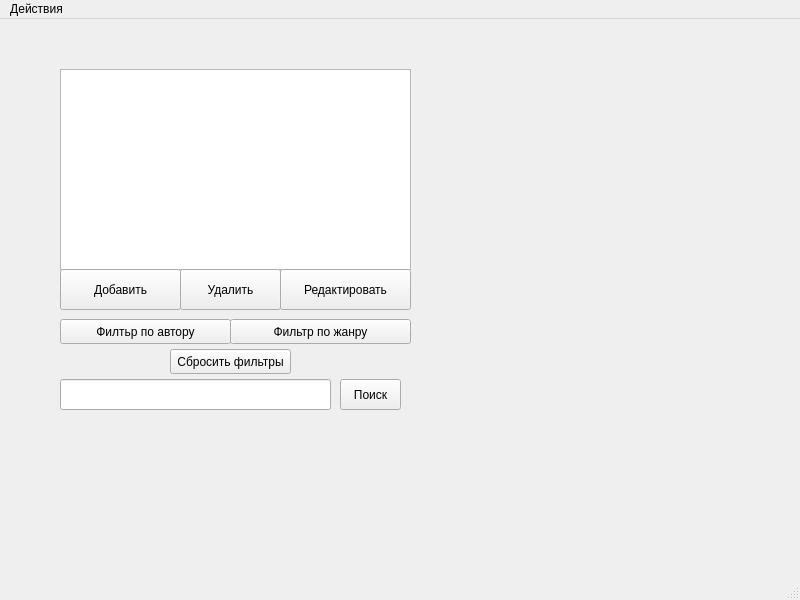
<?xml version="1.0" encoding="UTF-8"?>
<ui version="4.0">
 <class>MainWindow</class>
 <widget class="QMainWindow" name="MainWindow">
  <property name="geometry">
   <rect>
    <x>0</x>
    <y>0</y>
    <width>800</width>
    <height>600</height>
   </rect>
  </property>
  <property name="windowTitle">
   <string>MainWindow</string>
  </property>
  <widget class="QWidget" name="centralwidget">
   <widget class="QTableView" name="tableView">
    <property name="geometry">
     <rect>
      <x>60</x>
      <y>50</y>
      <width>351</width>
      <height>201</height>
     </rect>
    </property>
   </widget>
   <widget class="QPushButton" name="btnAdd">
    <property name="geometry">
     <rect>
      <x>60</x>
      <y>250</y>
      <width>121</width>
      <height>41</height>
     </rect>
    </property>
    <property name="text">
     <string>Добавить</string>
    </property>
   </widget>
   <widget class="QPushButton" name="btnRemove">
    <property name="geometry">
     <rect>
      <x>180</x>
      <y>250</y>
      <width>101</width>
      <height>41</height>
     </rect>
    </property>
    <property name="text">
     <string>Удалить</string>
    </property>
   </widget>
   <widget class="QPushButton" name="btnEdit">
    <property name="geometry">
     <rect>
      <x>280</x>
      <y>250</y>
      <width>131</width>
      <height>41</height>
     </rect>
    </property>
    <property name="text">
     <string>Редактировать</string>
    </property>
   </widget>
   <widget class="QPushButton" name="searchButton">
    <property name="geometry">
     <rect>
      <x>340</x>
      <y>360</y>
      <width>61</width>
      <height>31</height>
     </rect>
    </property>
    <property name="text">
     <string>Поиск</string>
    </property>
   </widget>
   <widget class="QLineEdit" name="searchLineEdit">
    <property name="geometry">
     <rect>
      <x>60</x>
      <y>360</y>
      <width>271</width>
      <height>31</height>
     </rect>
    </property>
   </widget>
   <widget class="QPushButton" name="btnFilterAuthor">
    <property name="geometry">
     <rect>
      <x>60</x>
      <y>300</y>
      <width>171</width>
      <height>25</height>
     </rect>
    </property>
    <property name="text">
     <string>Филтьр по автору</string>
    </property>
   </widget>
   <widget class="QPushButton" name="btnFilterGenre">
    <property name="geometry">
     <rect>
      <x>230</x>
      <y>300</y>
      <width>181</width>
      <height>25</height>
     </rect>
    </property>
    <property name="text">
     <string>Фильтр по жанру</string>
    </property>
   </widget>
   <widget class="QPushButton" name="btnClearFilters">
    <property name="geometry">
     <rect>
      <x>170</x>
      <y>330</y>
      <width>121</width>
      <height>25</height>
     </rect>
    </property>
    <property name="text">
     <string>Сбросить фильтры</string>
    </property>
   </widget>
  </widget>
  <widget class="QMenuBar" name="menubar">
   <property name="geometry">
    <rect>
     <x>0</x>
     <y>0</y>
     <width>800</width>
     <height>22</height>
    </rect>
   </property>
   <widget class="QMenu" name="menu">
    <property name="title">
     <string>Действия</string>
    </property>
    <addaction name="actionImportCSV"/>
    <addaction name="actionExportCSV"/>
    <addaction name="actionExit"/>
   </widget>
   <addaction name="menu"/>
  </widget>
  <widget class="QStatusBar" name="statusbar"/>
  <action name="actionImportCSV">
   <property name="icon">
    <iconset resource="icons.qrc">
     <normaloff>:/new/prefix1/img/import.png</normaloff>:/new/prefix1/img/import.png</iconset>
   </property>
   <property name="text">
    <string>Импорт</string>
   </property>
  </action>
  <action name="actionExportCSV">
   <property name="icon">
    <iconset resource="icons.qrc">
     <normaloff>:/new/prefix1/img/export.png</normaloff>:/new/prefix1/img/export.png</iconset>
   </property>
   <property name="text">
    <string>Экспорт</string>
   </property>
  </action>
  <action name="actionExit">
   <property name="icon">
    <iconset resource="icons.qrc">
     <normaloff>:/new/prefix1/img/exit.png</normaloff>:/new/prefix1/img/exit.png</iconset>
   </property>
   <property name="text">
    <string>Выход</string>
   </property>
  </action>
 </widget>
 <resources>
  <include location="icons.qrc"/>
 </resources>
 <connections/>
</ui>
